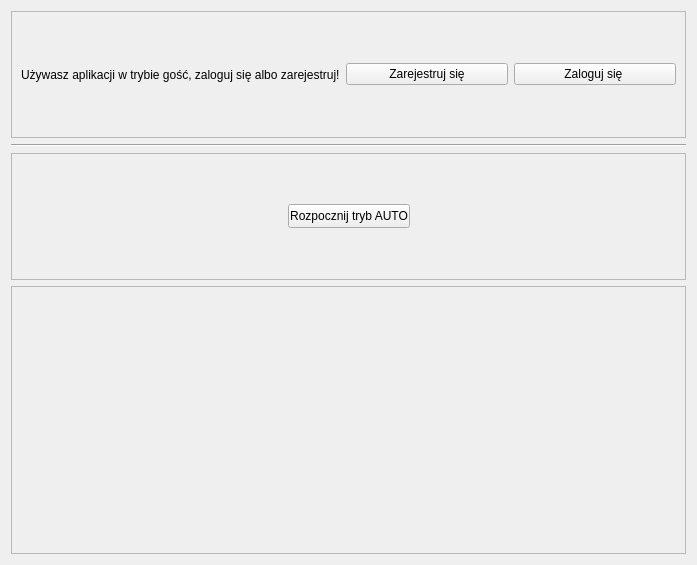
<?xml version="1.0" encoding="UTF-8"?>
<ui version="4.0">
 <class>Form</class>
 <widget class="QWidget" name="Form">
  <property name="geometry">
   <rect>
    <x>0</x>
    <y>0</y>
    <width>697</width>
    <height>565</height>
   </rect>
  </property>
  <property name="windowTitle">
   <string>Form</string>
  </property>
  <layout class="QVBoxLayout" name="verticalLayout">
   <item>
    <layout class="QVBoxLayout" name="verticalLayout_3">
     <item>
      <widget class="QScrollArea" name="scrollArea_4">
       <property name="lineWidth">
        <number>0</number>
       </property>
       <property name="widgetResizable">
        <bool>true</bool>
       </property>
       <widget class="QWidget" name="scrollAreaWidgetContents_6">
        <property name="geometry">
         <rect>
          <x>0</x>
          <y>0</y>
          <width>675</width>
          <height>125</height>
         </rect>
        </property>
        <layout class="QHBoxLayout" name="horizontalLayout_3">
         <item>
          <widget class="QLabel" name="label_2">
           <property name="text">
            <string>Używasz aplikacji w trybie gość, zaloguj się albo zarejestruj!</string>
           </property>
          </widget>
         </item>
         <item>
          <widget class="QPushButton" name="pushButton_4">
           <property name="text">
            <string>Zarejestruj się</string>
           </property>
          </widget>
         </item>
         <item>
          <widget class="QPushButton" name="pushButton_5">
           <property name="text">
            <string>Zaloguj się </string>
           </property>
          </widget>
         </item>
        </layout>
       </widget>
      </widget>
     </item>
     <item>
      <widget class="Line" name="line_2">
       <property name="orientation">
        <enum>Qt::Horizontal</enum>
       </property>
      </widget>
     </item>
     <item>
      <widget class="QScrollArea" name="scrollArea_5">
       <property name="lineWidth">
        <number>0</number>
       </property>
       <property name="widgetResizable">
        <bool>true</bool>
       </property>
       <widget class="QWidget" name="scrollAreaWidgetContents_7">
        <property name="geometry">
         <rect>
          <x>0</x>
          <y>0</y>
          <width>675</width>
          <height>125</height>
         </rect>
        </property>
        <layout class="QHBoxLayout" name="horizontalLayout_4">
         <item>
          <spacer name="horizontalSpacer_3">
           <property name="orientation">
            <enum>Qt::Horizontal</enum>
           </property>
           <property name="sizeHint" stdset="0">
            <size>
             <width>245</width>
             <height>20</height>
            </size>
           </property>
          </spacer>
         </item>
         <item>
          <widget class="QPushButton" name="pushButton_6">
           <property name="minimumSize">
            <size>
             <width>122</width>
             <height>24</height>
            </size>
           </property>
           <property name="maximumSize">
            <size>
             <width>122</width>
             <height>24</height>
            </size>
           </property>
           <property name="text">
            <string>Rozpocznij tryb AUTO</string>
           </property>
          </widget>
         </item>
         <item>
          <spacer name="horizontalSpacer_4">
           <property name="orientation">
            <enum>Qt::Horizontal</enum>
           </property>
           <property name="sizeHint" stdset="0">
            <size>
             <width>260</width>
             <height>20</height>
            </size>
           </property>
          </spacer>
         </item>
        </layout>
       </widget>
      </widget>
     </item>
    </layout>
   </item>
   <item>
    <widget class="QScrollArea" name="scrollArea_6">
     <property name="widgetResizable">
      <bool>true</bool>
     </property>
     <widget class="QWidget" name="scrollAreaWidgetContents">
      <property name="geometry">
       <rect>
        <x>0</x>
        <y>0</y>
        <width>677</width>
        <height>268</height>
       </rect>
      </property>
     </widget>
    </widget>
   </item>
  </layout>
 </widget>
 <resources/>
 <connections/>
</ui>
